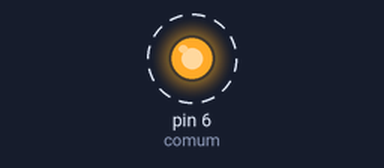
The sketch below on a simulated Arduino Uno, built with avr-gcc and run on an emulated ATmega328P. Parts: output pins drawn as LEDs (lit = HIGH). Dashed ring = blinking. Pins used as bus, display or sensor lines are not drawn; what the sketch prints to the serial monitor is not drawn.

Above: at 0.1 s.
Timing chart, 0 to 3.0 s (numbered marks = the images above):
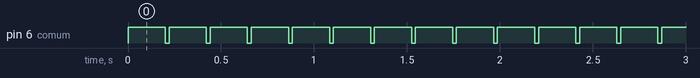

Measured:
- by itself, pin 6 (comum): alternates HIGH for 0.20 s and LOW for 0.02 s

The sketch:

_4067_02.ino
```cpp
#include <Arduino.h>
/*Desenvolvido por Alexandre Aravecchia
  Projetista, desenvolvedor, programador
 aravecchia@gmail.com
 www.aravecchia.weebly.com
 */
// Inclui as Libs necessarias.
#include <LiquidCrystal.h>
#include <Wire.h>

//LiquidCrystal lcd(8, 9, 4, 5, 6, 7);
//Estes valores quando trabalhar na protoboard
LiquidCrystal lcd(13, 12, 11, 10, 9, 8);
//Estes valores quando trabalhar no proteus

//Mux control pins
int r0 = 2;
int r1 = 3;
int r2 = 4;
int r3 = 5;

int comum = 6;

int led;

int fator = 10;
int Taceso = 200;
int Tapagado = Taceso/fator;

// Observação: O quatro é a quantidade de itens que haverá no eixo X da matriz;
int matriz[16][4] = {
{0,0,0,0},
{0,0,0,1},
{0,0,1,0},
{0,0,1,1},
{0,1,0,0},
{0,1,0,1},
{0,1,1,0},
{0,1,1,1},
{1,0,0,0},
{1,0,0,1},
{1,0,1,0},
{1,0,1,1},
{1,1,0,0},
{1,1,0,1},
{1,1,1,0},
{1,1,1,1},
};


void setup() {
  pinMode(r0, OUTPUT);
  pinMode(r1, OUTPUT);
  pinMode(r2, OUTPUT);
  pinMode(r3, OUTPUT);
  pinMode(comum, OUTPUT);
  digitalWrite(r0, LOW);
  digitalWrite(r1, LOW);
  digitalWrite(r2, LOW);
  digitalWrite(r3, LOW);
  digitalWrite(comum, LOW);

  Serial.begin(9600);
}

void loop() {
   for(int i =0; i<16; i++){
    acender(matriz[i]);
    escreve(i);
   }
}

void acender( int m[] ) {
    digitalWrite(r0, m[0]);
    digitalWrite(r1, m[1]);
    digitalWrite(r2, m[2]);
    digitalWrite(r3, m[3]);
}

void escreve(int led ) {
  digitalWrite(comum, HIGH);   // turn the LED on (HIGH is the voltage level)
  {
    ///Serial.print("Led ativo: ");
    //Serial.print(led);
    Serial.print(matriz[led][0]);
    Serial.print(matriz[led][1]);
    Serial.print(matriz[led][2]);
    Serial.print(matriz[led][3]);
    Serial.println(".");

    lcd.setCursor(0,0);
    lcd.print("Led ativo:");
    lcd.setCursor(0,1);
    lcd.print(led);
    lcd.print(".");
  }
  delay(Taceso);              // wait for a second
  digitalWrite(comum, LOW);    // turn the LED off by making the voltage LOW
  delay(Tapagado);
}
```
